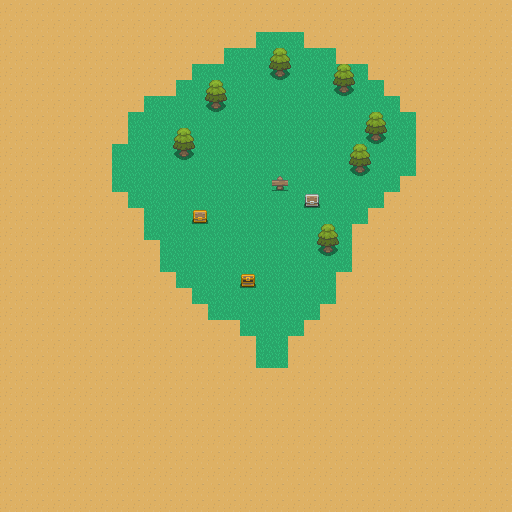

The image is a tile-based game level rendered from a .tmx file. Its description and complete source (layers, tilesets, objects, tile grids) follow:
An orthogonal 32x32 tile map with 16x16 px tiles, 2 tile layers (Tile Layer 1, Tile Layer 2).

<map version="1.2" tiledversion="1.3.4" orientation="orthogonal" renderorder="right-down" width="32" height="32" tilewidth="16" tileheight="16" infinite="0" nextlayerid="3" nextobjectid="1">
 <tileset firstgid="1" name="adventure" tilewidth="16" tileheight="16" tilecount="256" columns="16">
  <image source="Tileset.png" width="256" height="256" />
 </tileset>
 <layer id="1" name="Tile Layer 1" width="32" height="32">
  <data encoding="csv">
218,218,218,218,218,218,218,218,218,218,218,218,218,218,218,218,218,218,218,218,218,218,218,218,218,218,218,218,218,218,218,218,
218,218,218,218,218,218,218,218,218,218,218,218,218,218,218,218,218,218,218,218,218,218,218,218,218,218,218,218,218,218,218,218,
218,218,218,218,218,218,218,218,218,218,218,218,218,218,218,218,156,156,156,218,218,218,218,218,218,218,218,218,218,218,218,218,
218,218,218,218,218,218,218,218,218,218,218,218,218,218,156,156,156,156,156,156,156,218,218,218,218,218,218,218,218,218,218,218,
218,218,218,218,218,218,218,218,218,218,218,218,156,156,156,156,156,156,156,156,156,156,156,218,218,218,218,218,218,218,218,218,
218,218,218,218,218,218,218,218,218,218,218,156,156,156,156,156,156,156,156,156,156,156,156,156,218,218,218,218,218,218,218,218,
218,218,218,218,218,218,218,218,218,156,156,156,156,156,156,156,156,156,156,156,156,156,156,156,156,218,218,218,218,218,218,218,
218,218,218,218,218,218,218,218,156,156,156,156,156,156,156,156,156,156,156,156,156,156,156,156,156,156,218,218,218,218,218,218,
218,218,218,218,218,218,218,218,156,156,156,156,156,156,156,156,156,156,156,156,156,156,156,156,156,156,218,218,218,218,218,218,
218,218,218,218,218,218,218,156,156,156,156,156,156,156,156,156,156,156,156,156,156,156,156,156,156,156,218,218,218,218,218,218,
218,218,218,218,218,218,218,156,156,156,156,156,156,156,156,156,156,156,156,156,156,156,156,156,156,156,218,218,218,218,218,218,
218,218,218,218,218,218,218,156,156,156,156,156,156,156,156,156,156,156,156,156,156,156,156,156,156,218,218,218,218,218,218,218,
218,218,218,218,218,218,218,218,156,156,156,156,156,156,156,156,156,156,156,156,156,156,156,156,218,218,218,218,218,218,218,218,
218,218,218,218,218,218,218,218,218,156,156,156,156,156,156,156,156,156,156,156,156,156,156,218,218,218,218,218,218,218,218,218,
218,218,218,218,218,218,218,218,218,156,156,156,156,156,156,156,156,156,156,156,156,156,218,218,218,218,218,218,218,218,218,218,
218,218,218,218,218,218,218,218,218,218,156,156,156,156,156,156,156,156,156,156,156,156,218,218,218,218,218,218,218,218,218,218,
218,218,218,218,218,218,218,218,218,218,156,156,156,156,156,156,156,156,156,156,156,156,218,218,218,218,218,218,218,218,218,218,
218,218,218,218,218,218,218,218,218,218,218,156,156,156,156,156,156,156,156,156,156,218,218,218,218,218,218,218,218,218,218,218,
218,218,218,218,218,218,218,218,218,218,218,218,156,156,156,156,156,156,156,156,156,218,218,218,218,218,218,218,218,218,218,218,
218,218,218,218,218,218,218,218,218,218,218,218,218,156,156,156,156,156,156,156,218,218,218,218,218,218,218,218,218,218,218,218,
218,218,218,218,218,218,218,218,218,218,218,218,218,218,218,156,156,156,156,218,218,218,218,218,218,218,218,218,218,218,218,218,
218,218,218,218,218,218,218,218,218,218,218,218,218,218,218,218,156,156,218,218,218,218,218,218,218,218,218,218,218,218,218,218,
218,218,218,218,218,218,218,218,218,218,218,218,218,218,218,218,156,156,218,218,218,218,218,218,218,218,218,218,218,218,218,218,
218,218,218,218,218,218,218,218,218,218,218,218,218,218,218,218,218,218,218,218,218,218,218,218,218,218,218,218,218,218,218,218,
218,218,218,218,218,218,218,218,218,218,218,218,218,218,218,218,218,218,218,218,218,218,218,218,218,218,218,218,218,218,218,218,
218,218,218,218,218,218,218,218,218,218,218,218,218,218,218,218,218,218,218,218,218,218,218,218,218,218,218,218,218,218,218,218,
218,218,218,218,218,218,218,218,218,218,218,218,218,218,218,218,218,218,218,218,218,218,218,218,218,218,218,218,218,218,218,218,
218,218,218,218,218,218,218,218,218,218,218,218,218,218,218,218,218,218,218,218,218,218,218,218,218,218,218,218,218,218,218,218,
218,218,218,218,218,218,218,218,218,218,218,218,218,218,218,218,218,218,218,218,218,218,218,218,218,218,218,218,218,218,218,218,
218,218,218,218,218,218,218,218,218,218,218,218,218,218,218,218,218,218,218,218,218,218,218,218,218,218,218,218,218,218,218,218,
218,218,218,218,218,218,218,218,218,218,218,218,218,218,218,218,218,218,218,218,218,218,218,218,218,218,218,218,218,218,218,218,
218,218,218,218,218,218,218,218,218,218,218,218,218,218,218,218,218,218,218,218,218,218,218,218,218,218,218,218,218,218,218,218
</data>
 </layer>
 <layer id="2" name="Tile Layer 2" width="32" height="32">
  <data encoding="csv">
0,0,0,0,0,0,0,0,0,0,0,0,0,0,0,0,0,0,0,0,0,0,0,0,0,0,0,0,0,0,0,0,
0,0,0,0,0,0,0,0,0,0,0,0,0,0,0,0,0,0,0,0,0,0,0,0,0,0,0,0,0,0,0,0,
0,0,0,0,0,0,0,0,0,0,0,0,0,0,0,0,0,0,0,0,0,0,0,0,0,0,0,0,0,0,0,0,
0,0,0,0,0,0,0,0,0,0,0,0,0,0,0,0,36,37,38,0,0,0,0,0,0,0,0,0,0,0,0,0,
0,0,0,0,0,0,0,0,0,0,0,0,0,0,0,0,52,53,54,0,36,37,38,0,0,0,0,0,0,0,0,0,
0,0,0,0,0,0,0,0,0,0,0,0,36,37,38,0,0,0,0,0,52,53,54,0,0,0,0,0,0,0,0,0,
0,0,0,0,0,0,0,0,0,0,0,0,52,53,54,0,0,0,0,0,0,0,0,0,0,0,0,0,0,0,0,0,
0,0,0,0,0,0,0,0,0,0,0,0,0,0,0,0,0,0,0,0,0,0,36,37,38,0,0,0,0,0,0,0,
0,0,0,0,0,0,0,0,0,0,36,37,38,0,0,0,0,0,0,0,0,0,52,53,54,0,0,0,0,0,0,0,
0,0,0,0,0,0,0,0,0,0,52,53,54,0,0,0,0,0,0,0,0,36,37,38,0,0,0,0,0,0,0,0,
0,0,0,0,0,0,0,0,0,0,0,0,0,0,0,0,0,0,0,0,0,52,53,54,0,0,0,0,0,0,0,0,
0,0,0,0,0,0,0,0,0,0,0,0,0,0,0,0,0,44,0,0,0,0,0,0,0,0,0,0,0,0,0,0,
0,0,0,0,0,0,0,0,0,0,0,0,0,0,0,0,0,0,0,101,0,0,0,0,0,0,0,0,0,0,0,0,
0,0,0,0,0,0,0,0,0,0,0,0,99,0,0,0,0,0,0,0,0,0,0,0,0,0,0,0,0,0,0,0,
0,0,0,0,0,0,0,0,0,0,0,0,0,0,0,0,0,0,0,36,37,38,0,0,0,0,0,0,0,0,0,0,
0,0,0,0,0,0,0,0,0,0,0,0,0,0,0,0,0,0,0,52,53,54,0,0,0,0,0,0,0,0,0,0,
0,0,0,0,0,0,0,0,0,0,0,0,0,0,0,0,0,0,0,0,0,0,0,0,0,0,0,0,0,0,0,0,
0,0,0,0,0,0,0,0,0,0,0,0,0,0,0,100,0,0,0,0,0,0,0,0,0,0,0,0,0,0,0,0,
0,0,0,0,0,0,0,0,0,0,0,0,0,0,0,0,0,0,0,0,0,0,0,0,0,0,0,0,0,0,0,0,
0,0,0,0,0,0,0,0,0,0,0,0,0,0,0,0,0,0,0,0,0,0,0,0,0,0,0,0,0,0,0,0,
0,0,0,0,0,0,0,0,0,0,0,0,0,0,0,0,0,0,0,0,0,0,0,0,0,0,0,0,0,0,0,0,
0,0,0,0,0,0,0,0,0,0,0,0,0,0,0,0,0,0,0,0,0,0,0,0,0,0,0,0,0,0,0,0,
0,0,0,0,0,0,0,0,0,0,0,0,0,0,0,0,0,0,0,0,0,0,0,0,0,0,0,0,0,0,0,0,
0,0,0,0,0,0,0,0,0,0,0,0,0,0,0,0,0,0,0,0,0,0,0,0,0,0,0,0,0,0,0,0,
0,0,0,0,0,0,0,0,0,0,0,0,0,0,0,0,0,0,0,0,0,0,0,0,0,0,0,0,0,0,0,0,
0,0,0,0,0,0,0,0,0,0,0,0,0,0,0,0,0,0,0,0,0,0,0,0,0,0,0,0,0,0,0,0,
0,0,0,0,0,0,0,0,0,0,0,0,0,0,0,0,0,0,0,0,0,0,0,0,0,0,0,0,0,0,0,0,
0,0,0,0,0,0,0,0,0,0,0,0,0,0,0,0,0,0,0,0,0,0,0,0,0,0,0,0,0,0,0,0,
0,0,0,0,0,0,0,0,0,0,0,0,0,0,0,0,0,0,0,0,0,0,0,0,0,0,0,0,0,0,0,0,
0,0,0,0,0,0,0,0,0,0,0,0,0,0,0,0,0,0,0,0,0,0,0,0,0,0,0,0,0,0,0,0,
0,0,0,0,0,0,0,0,0,0,0,0,0,0,0,0,0,0,0,0,0,0,0,0,0,0,0,0,0,0,0,0,
0,0,0,0,0,0,0,0,0,0,0,0,0,0,0,0,0,0,0,0,0,0,0,0,0,0,0,0,0,0,0,0
</data>
 </layer>
</map>
